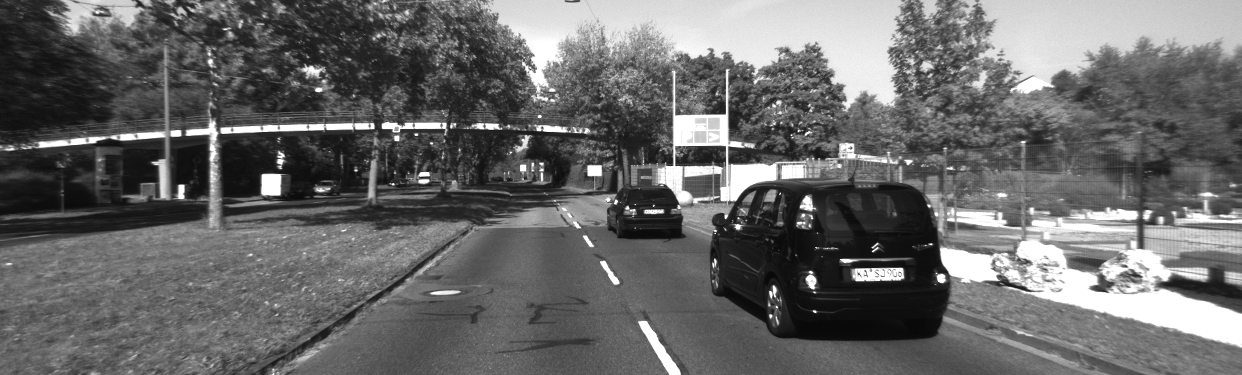
//> input picture stereo_dataset/city/left/0000000044.png, 1242 x 375 px
$ ./Disparity_Images   (built with g++ and OpenCV 4)
//> lines starting //> are read from the running program, lines starting //| are printed output that depends on the picture
#include <iostream>
#include <opencv2/opencv.hpp>
#include <opencv2/ml/ml.hpp>
#include <opencv2/highgui.hpp>
#include <opencv2/imgcodecs.hpp>
#include <opencv2/ml.hpp>
#include <opencv2/core.hpp>
#include <opencv2/videoio.hpp>
#include "opencv2/features2d.hpp"
#include "opencv2/xfeatures2d.hpp"
#include <opencv2/calib3d.hpp>
#include "opencv2/imgproc.hpp"
#include "opencv2/core/utility.hpp"
#include "opencv2/ximgproc/disparity_filter.hpp"

#include <fstream>
#include <algorithm>
#include <cstdlib>

#include <iomanip>
#include <sstream>
#include <stdlib.h>
#include <math.h>
#include <cstdint>
#include <stdio.h>
#include <dirent.h>
#include <string>

using namespace std;
using namespace cv;

Mat disp_GT, leftImg, rightImg, depthMap;

// [73 lines left out: function DepthMap, not called in this run]


int main()
{

	int max_disp = 64; // n*16
    int wsize = 15;

	leftImg = imread("/home/pi/Desktop/CS700_RP/stereo_dataset/city/left/0000000044.png", IMREAD_ANYDEPTH);
//> leftImg is the input picture: 375 rows x 1242 cols, CV_8UC1; min 7, max 255, mean 104.5
	rightImg = imread("/home/pi/Desktop/CS700_RP/stereo_dataset/city/right/0000000044.png", IMREAD_ANYDEPTH);
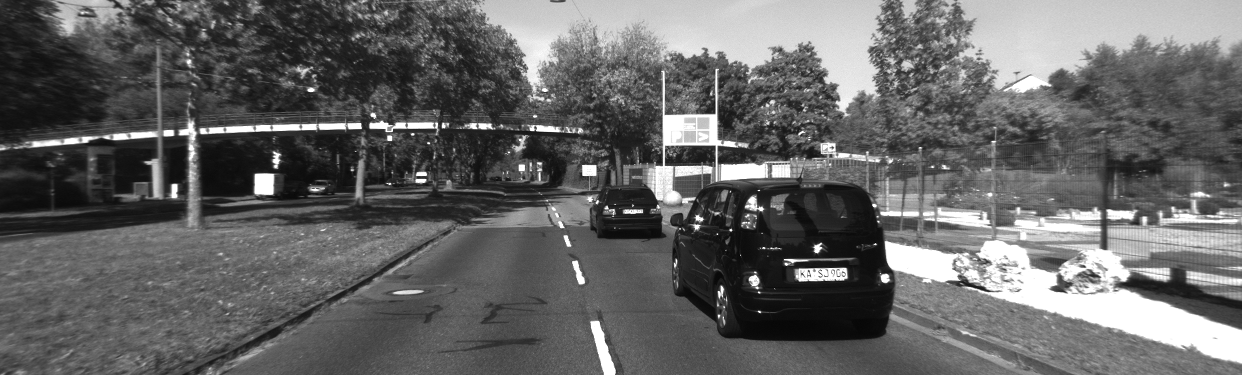
//> input picture stereo_dataset/city/right/0000000044.png, 1242 x 375 px
//> rightImg is the input picture: 375 rows x 1242 cols, CV_8UC1; min 1, max 255, mean 100.7

	Mat disp8;

	Mat depthMap = Mat(leftImg.size().height, leftImg.size().width, CV_16S);

	Ptr<StereoSGBM> sbm  = StereoSGBM::create(0,max_disp,wsize);

	sbm->compute(leftImg, rightImg, depthMap);
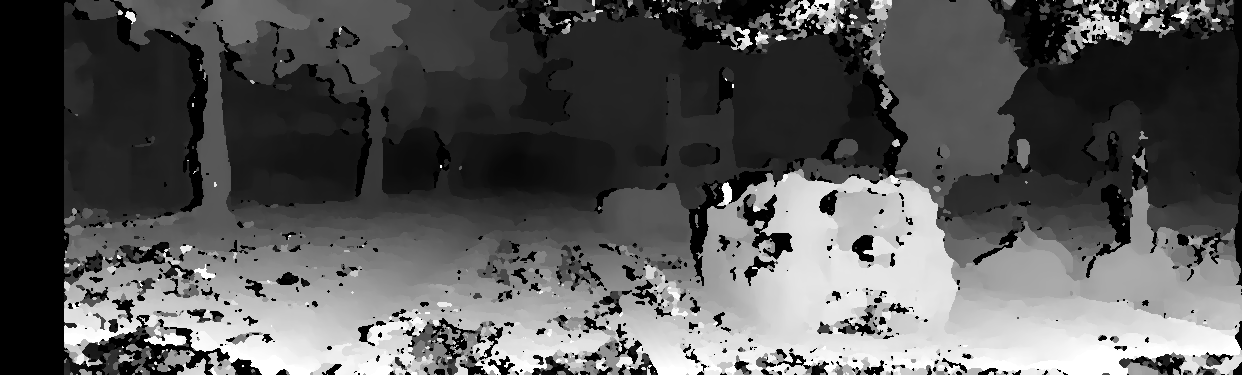
//> depthMap: 375 rows x 1242 cols, CV_16SC1; min -16, max 1008, mean 338.3; drawn with min black and max white

	normalize(depthMap, disp8, 0, 255, CV_MINMAX, CV_8U);

	//~ imshow("TEST", disp8);

	//~ waitKey(0);
	imwrite("disparity_SGBM.png", depthMap);


}
